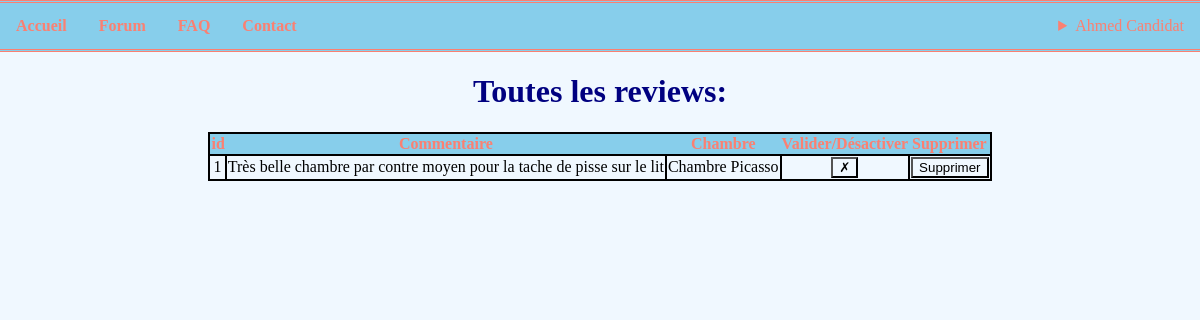
The page /?section=reviewsselectall (signed in) on the database its author committed.
### tables this page shows
CREATE TABLE IF NOT EXISTS `user` (
  `userId` int(11) NOT NULL AUTO_INCREMENT,
  `firstName` varchar(50) NOT NULL,
  `lastName` varchar(50) NOT NULL,
  `email` varchar(50) NOT NULL,
  `country` varchar(50) NOT NULL,
  `phone` varchar(20) NOT NULL,
  `password` varchar(50) NOT NULL,
  `roleId` int(11) NOT NULL,
  PRIMARY KEY (`userId`),
  FOREIGN KEY (`roleId`) REFERENCES `role`(`roleId`)
);

CREATE TABLE IF NOT EXISTS `review` (
  `reviewId` int(11) NOT NULL AUTO_INCREMENT,
  `reviewStars` int(1) NOT NULL,
  `comment` varchar(255) NOT NULL,
  `isApproved` tinyint(1) NOT NULL,
  `userId` int(11) NOT NULL,
  `roomId` int(11) NOT NULL,
  PRIMARY KEY (`reviewId`),
  FOREIGN KEY (`roomId`) REFERENCES `room`(`roomId`),
  FOREIGN KEY (`userId`) REFERENCES `user`(`userId`)
);

CREATE TABLE IF NOT EXISTS `room` (
  `roomId` int(11) NOT NULL AUTO_INCREMENT,
  `roomName` varchar(50) NOT NULL,
  `shortDescription` varchar(250) NOT NULL,
  `longDescription` text NOT NULL,
  `childrenCapacity` int(1) NOT NULL,
  `adultCapacity` int(1) NOT NULL,
  `bathroomQuantity` int(1) NOT NULL,
  `toiletQuantity` int(1) NOT NULL,
  `balcony` tinyint(1) NOT NULL,
  `deleteDate` datetime DEFAULT NULL,
  `isDeleted` tinyint(1) NOT NULL,
  `roomTypeId` int(11) NOT NULL,
  `hostelId` int(11) NOT NULL,
  PRIMARY KEY (`roomId`),
  FOREIGN KEY (`roomTypeId`) REFERENCES `room_type`(`roomTypeId`),
  FOREIGN KEY (`hostelId`) REFERENCES `hostel`(`hostelId`)
);

### Controllers/navigation.php (called while the page is built, shortened)
<?php
require_once('Models/User.php');
$client = false;
$admin = false;
if(isset($_SESSION["login"]) && isset($_SESSION["roleId"])){
    $login = $_SESSION["login"];
    $roleId = $_SESSION["roleId"];
    $dbUser = $user->getById($login);
    $userName = $dbUser["firstName"] . " " . $dbUser["lastName"];
    if($roleId == 1){
        $client = true;
    }
    else if($roleId == 2){
        $admin = true;
    }
}
require_once('Views/Pages/navigation.php')
?>

### Models/User.php (called while the page is built, shortened)
<?php
class User extends Connection{
    public function getById ($id){
		$pdo = $this->dbConnection();
		$stmt = $pdo->prepare("SELECT * FROM USER WHERE userId=?");
        $stmt->execute([$id]);
        return $user = $stmt->fetch();
    }
 }
?>

### Models/Review.php (called while the page is built, shortened)
<?php
class Review extends Connection{
	public function getAll (){
		$pdo = $this->dbConnection();
		$request = 'SELECT * FROM review ORDER BY roomId';
		$object = $pdo->query($request);
		return $object->fetchAll(PDO::FETCH_ASSOC);
    }
    public function getRoom($roomId){
        $pdo = $this->dbConnection();
        $stmt = $pdo->prepare("SELECT * FROM ROOM WHERE roomId=?");
        $stmt->execute([$roomId]);
        return $review = $stmt->fetch();
    }
 }
?>

### Controllers/Admin/ReviewsControllers/selectAll.php (the view, shortened to what this page needs)
<?php
require_once("Models/Review.php");
try
{
	$table = "<table class='tableAdmin'>";
	$table .= "<tr style='background-color:skyblue;color:salmon;'><th>id</th><th>Commentaire</th><th>Chambre</th><th>Valider/Désactiver</th><th>Supprimer</th></tr>";
	$reviews = $con->getAll();
	foreach ($reviews as $review) {
		if($review['isApproved']==0){
			$table .= '<tr style="background-color:crimson;"><td class="tdTableAdmin">' . $review['reviewId'] . '</td>';
		}
		else{
			$table .= '<tr><td class="tdTableAdmin">' . $review['reviewId'] . '</td>';
		}
		$table .= '<td class="tdTableAdmin">' . $review['comment'] . '</td>';
		$table .= '<td class="tdTableAdmin">' . $con->getRoom($review['roomId'])["roomName"] . '</td><form action="" method="POST">';
		$table .= '<input type=hidden value="'.$review['reviewId'] . '" name="reviewId"></input>';
		if($review['isApproved']==0){
			$table .= '<td class="tdTableAdmin"><input type=submit value="&#x2713" name="approve"></input></td>';
			$table .= '<input type=hidden value="'.$review['reviewId'] . '" name="reviewId"></input>';
		}
		else{
			$table .= '<td class="tdTableAdmin"><input type=submit value="&#10007" name="disapprove"></input></td>';
			$table .= '<input type=hidden value="'.$review['reviewId'] . '" name="reviewId"></input>';
		}
		$table .= '<td class="tdTableAdmin"><input type=submit value="Supprimer" name="delete"></input></td></tr></form>';
	}
	$table.="</table>";
}
catch(PDOException $e)
{
	echo $e->getMessage();
}
?>

### Views/Pages/navigation.php (shortened to what this page needs)
<nav id="navigation">
	<ul class="menu">
		<li class="navigation"><a href=".">Accueil</a></li>
		<li class="navigation"><a href="?section=forum">Forum</a></li>
		<li class="navigation"><a href="?section=faq">FAQ</a></li>
		<li class="navigation"><a href="?section=contact">Contact</a></li>
		<?php
		if($client){
			?>
			<li id="profil">
				<details>
					<summary><?= $userName ?></summary>
					<li><a href="?section=profil">Profil</a></li>
					<li><a href="?section=historique">Historique</a></li>
					<li><a href="?section=deconnexion">Déconnexion</a></li>
				</details>
			</li>
			<?php
		}
		else if($admin){
			?>
			<li id="profil">
				<details>
					<summary><?= $userName ?></summary>
				</details>
			</li>
			<?php
		}
		else{
			?>
			<li class="login navigation" ><a href="?section=login">Login</a></li>
			<?php
		}
		?>
	</ul>
</nav>

### Contents/style.css (style rules this page uses)
body { margin: 0; background-color: aliceblue; }
.menu { list-style-type: none; margin: 0; padding: 0; overflow: hidden; background-color: skyblue; color: salmon; border-top: 3px double salmon; border-bottom: 3px double salmon; }
.navigation { float: left; margin: 0; }
.navigation a { display: block; color: black; text-align: center; padding: 14px 16px; text-decoration: none; color: salmon; font-weight: bold; }
#profil { float: right; padding: 14px 16px; }
a { color: salmon; text-decoration: none; }
input { background-color: aliceblue; }
.tdTableAdmin { border: 2px solid black; text-align: center; }
.tableAdmin { border: 2px solid black; border-collapse: collapse; margin: 0 auto; }

### rows shown on the page
user: userName "Ahmed Candidat"
review: reviewId "1", comment "Très belle chambre par contre moyen pour la tache de pisse sur le lit", roomId.roomName "Chambre Picasso"
